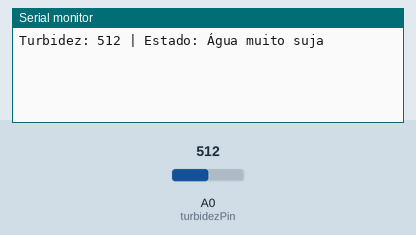
This sketch was run on a simulated ESP8266 (NodeMCU). Shown: the last lines printed to the serial monitor. The test bench sets the inputs (shaded band); at power-on: A0 (turbidezPin) = 512. WiFi joins after 1.5 s; servers stay silent unless stated; no MQTT or app messages arrive unless stated.

Above: at 2.7 s.
2.8 s: A0 (turbidezPin) set to 591
At 4.4 s:
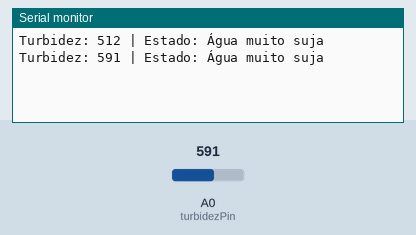
5.5 s: A0 (turbidezPin) set to 619
At 6.0 s:
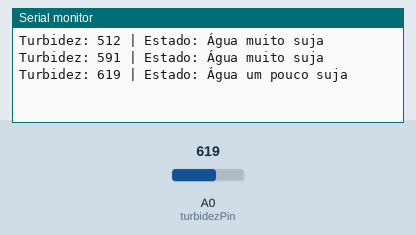
9.0 s: A0 (turbidezPin) set to 692
At 10.3 s:
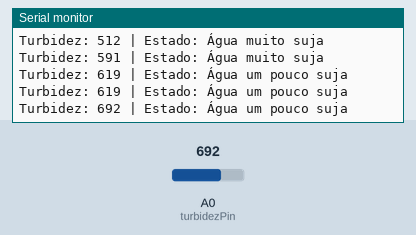
11.7 s: A0 (turbidezPin) set to 709
At 14.6 s:
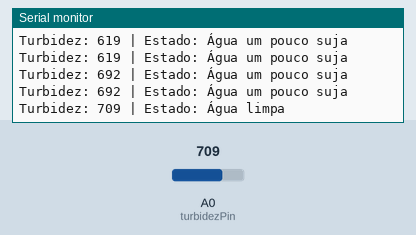

The sketch:

trabalhoIOT.ino
```cpp
// Bibliotecas
#include <ESP8266WiFi.h>
#include <PubSubClient.h>

// Configurações do WiFi
const char* ssid = "inheritance";
const char* password = "Bliat.";

// Configurações do broker MQTT
const char* mqtt_server = "possum.lmq.cloudamqp.com";
const int mqtt_port = 1883;
const char* mqtt_user = "qbbqncsk";
const char* mqtt_pass = "pJJrbUVyW3xrgtj2ghor4FEFlsuTfBgl";
const char* mqtt_topic = "sensor/turbidez";

// Pino do sensor de turbidez
const int turbidezPin = A0;

// Objetos WiFi e MQTT
WiFiClient espClient;
PubSubClient client(espClient);

// Conexão com o WiFi
void setup_wifi() {
  delay(10);
  WiFi.begin(ssid, password);
  while (WiFi.status() != WL_CONNECTED) {
    delay(500);
  }
}

// Reconexão com o broker MQTT
void reconnect() {
  while (!client.connected()) {
    client.connect("ESP01Client", mqtt_user, mqtt_pass);
  }
}

void setup() {
  Serial.begin(9600); // Comunicação serial com o Arduino
  setup_wifi();
  client.setServer(mqtt_server, mqtt_port);
}

void loop() {
  // Verifica a conexão MQTT
  if (!client.connected()) {
    reconnect();
  }
  client.loop();

  // Leitura serial (se estiver recebendo dados de outro dispositivo)
  if (Serial.available()) {
    String valor = Serial.readStringUntil('\n');
    client.publish("sensor/turbidez", valor.c_str());
  }

  // Leitura do sensor de turbidez
  int turbidez = analogRead(turbidezPin);
  String estado;

  if (turbidez > 700) {
    estado = "Água limpa";
  } else if (turbidez > 600) {
    estado = "Água um pouco suja";
  } else {
    estado = "Água muito suja";
  }

  // Exibe no monitor serial
  Serial.print("Turbidez: ");
  Serial.print(turbidez);
  Serial.print(" | Estado: ");
  Serial.println(estado);

  // Publica no tópico MQTT
  String mensagem = "{\"turbidez\":" + String(turbidez) + ",\"estado\":\"" + estado + "\"}";
  client.publish(mqtt_topic, mensagem.c_str());

  delay(2000);  // Espera 2 segundos antes da próxima leitura
}
```

Measured:
- the behaviour switches between 600 and 601 on A0 (turbidezPin) (found by bisection; images 1 and 2)
- the behaviour switches between 700 and 701 on A0 (turbidezPin) (found by bisection; images 3 and 4)
- after the input at 2.8 s, the serial monitor: prints a new line after 0.76 s (image 1)
- after the input at 5.5 s, the serial monitor: prints a new line after 0.07 s (image 2)
- after the input at 9.0 s, the serial monitor: prints a new line after 0.57 s (image 3)
- after the input at 11.7 s, the serial monitor: prints a new line after 1.9 s (image 4)
